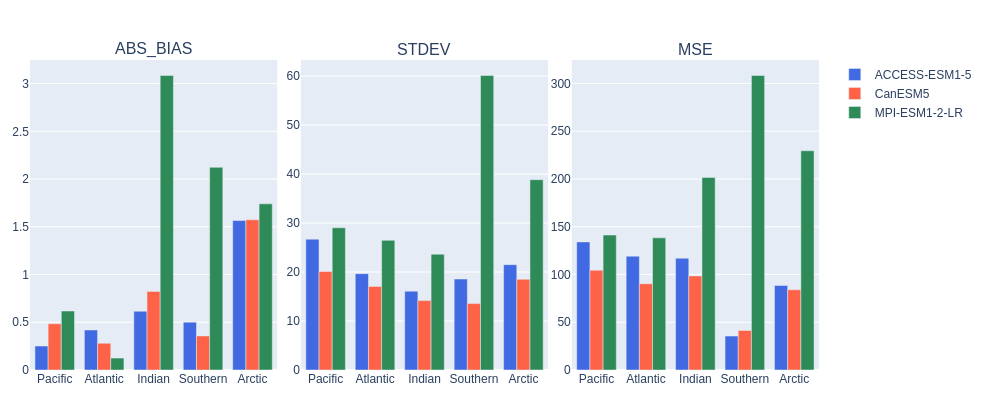

Here is the notebook cell this chart was saved with:
### Code cell
import plotly.graph_objects as go
from plotly.subplots import make_subplots

# Metrics
metrics = ['abs_bias', 'stdev', 'mse']

# Unique oceans and ensembles
oceans = recon_df['ocean'].unique()
ensembles = recon_df['ensemble'].unique()

# Define fixed colors per ensemble
ensemble_colors = {'ACCESS-ESM1-5': 'royalblue', 'CanESM5': 'tomato', 'MPI-ESM1-2-LR': 'seagreen'}

fig = make_subplots(rows=1, cols=len(metrics),
                    subplot_titles=[metric.upper() for metric in metrics],
                    horizontal_spacing=0.03)

for i, metric in enumerate(metrics, start=1):
    for ens in ensembles:
        ens_data = []
        for ocean in oceans:
            subset = recon_df[(recon_df['ocean'] == ocean) & (recon_df['ensemble'] == ens)]
            value = subset[metric].mean()
            ens_data.append(value)
        
        fig.add_trace(
            go.Bar(x=oceans, y=ens_data,name=ens,
                   marker_color=ensemble_colors.get(ens, 'gray'),
                   showlegend=(i == 1)), row=1, col=i)

fig.update_layout(
    barmode='group', height=400, width=330 * len(metrics),
    font_family="Arial", margin=dict(l=30, r=30, t=60, b=30))

fig.show()

### Figure 1 — Plotly figure (JSON) as saved in the notebook; plotly's stock layout.template omitted (floating-point values rounded to 4 significant figures)
{"data": [{"marker": {"color": "royalblue"}, "name": "ACCESS-ESM1-5", "showlegend": true, "type": "bar", "x": ["Pacific", "Atlantic", "Indian", "Southern", "Arctic"], "xaxis": "x", "y": [0.2511, 0.4192, 0.6156, 0.5013, 1.566], "yaxis": "y"}, {"marker": {"color": "tomato"}, "name": "CanESM5", "showlegend": true, "type": "bar", "x": ["Pacific", "Atlantic", "Indian", "Southern", "Arctic"], "xaxis": "x", "y": [0.484, 0.2809, 0.823, 0.3569, 1.573], "yaxis": "y"}, {"marker": {"color": "seagreen"}, "name": "MPI-ESM1-2-LR", "showlegend": true, "type": "bar", "x": ["Pacific", "Atlantic", "Indian", "Southern", "Arctic"], "xaxis": "x", "y": [0.6177, 0.1244, 3.085, 2.123, 1.741], "yaxis": "y"}, {"marker": {"color": "royalblue"}, "name": "ACCESS-ESM1-5", "showlegend": false, "type": "bar", "x": ["Pacific", "Atlantic", "Indian", "Southern", "Arctic"], "xaxis": "x2", "y": [26.71, 19.66, 16.1, 18.56, 21.51], "yaxis": "y2"}, {"marker": {"color": "tomato"}, "name": "CanESM5", "showlegend": false, "type": "bar", "x": ["Pacific", "Atlantic", "Indian", "Southern", "Arctic"], "xaxis": "x2", "y": [20.12, 17.06, 14.17, 13.56, 18.51], "yaxis": "y2"}, {"marker": {"color": "seagreen"}, "name": "MPI-ESM1-2-LR", "showlegend": false, "type": "bar", "x": ["Pacific", "Atlantic", "Indian", "Southern", "Arctic"], "xaxis": "x2", "y": [29.05, 26.47, 23.64, 60.12, 38.85], "yaxis": "y2"}, {"marker": {"color": "royalblue"}, "name": "ACCESS-ESM1-5", "showlegend": false, "type": "bar", "x": ["Pacific", "Atlantic", "Indian", "Southern", "Arctic"], "xaxis": "x3", "y": [134.1, 119.2, 117.0, 35.55, 88.52], "yaxis": "y3"}, {"marker": {"color": "tomato"}, "name": "CanESM5", "showlegend": false, "type": "bar", "x": ["Pacific", "Atlantic", "Indian", "Southern", "Arctic"], "xaxis": "x3", "y": [104.5, 90.33, 98.47, 41.4, 83.95], "yaxis": "y3"}, {"marker": {"color": "seagreen"}, "name": "MPI-ESM1-2-LR", "showlegend": false, "type": "bar", "x": ["Pacific", "Atlantic", "Indian", "Southern", "Arctic"], "xaxis": "x3", "y": [141.3, 138.3, 201.6, 308.3, 229.5], "yaxis": "y3"}], "layout": {"annotations": [{"font": {"size": 16}, "showarrow": false, "text": "ABS_BIAS", "x": 0.1567, "xanchor": "center", "xref": "paper", "y": 1, "yanchor": "bottom", "yref": "paper"}, {"font": {"size": 16}, "showarrow": false, "text": "STDEV", "x": 0.5, "xanchor": "center", "xref": "paper", "y": 1, "yanchor": "bottom", "yref": "paper"}, {"font": {"size": 16}, "showarrow": false, "text": "MSE", "x": 0.8433, "xanchor": "center", "xref": "paper", "y": 1, "yanchor": "bottom", "yref": "paper"}], "barmode": "group", "font": {"family": "Arial"}, "height": 400, "margin": {"b": 30, "l": 30, "r": 30, "t": 60}, "width": 990, "xaxis": {"anchor": "y", "domain": [0, 0.3133]}, "xaxis2": {"anchor": "y2", "domain": [0.3433, 0.6567]}, "xaxis3": {"anchor": "y3", "domain": [0.6867, 1.0]}, "yaxis": {"anchor": "x", "domain": [0, 1]}, "yaxis2": {"anchor": "x2", "domain": [0, 1]}, "yaxis3": {"anchor": "x3", "domain": [0, 1]}}}
